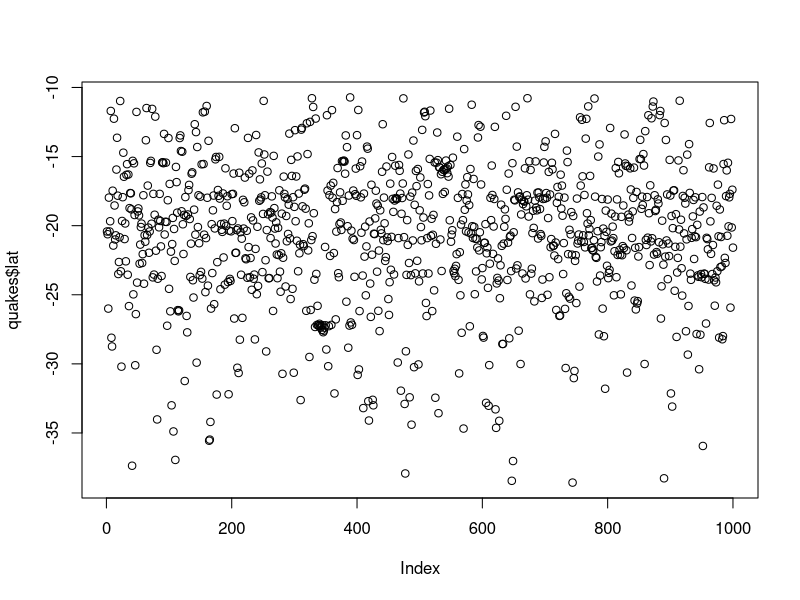
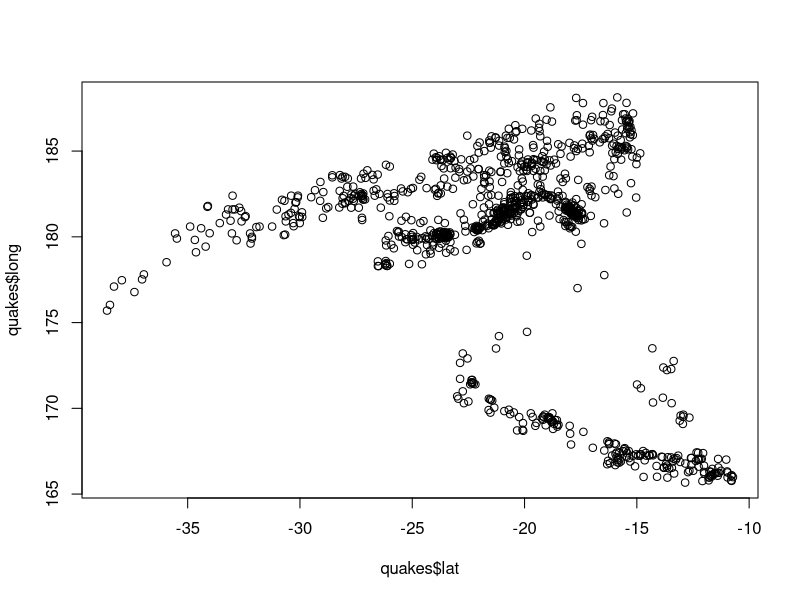
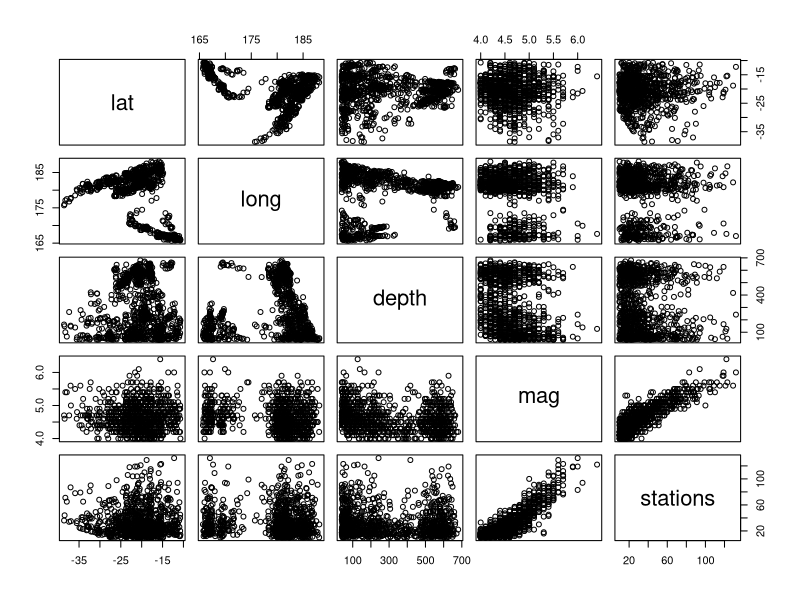
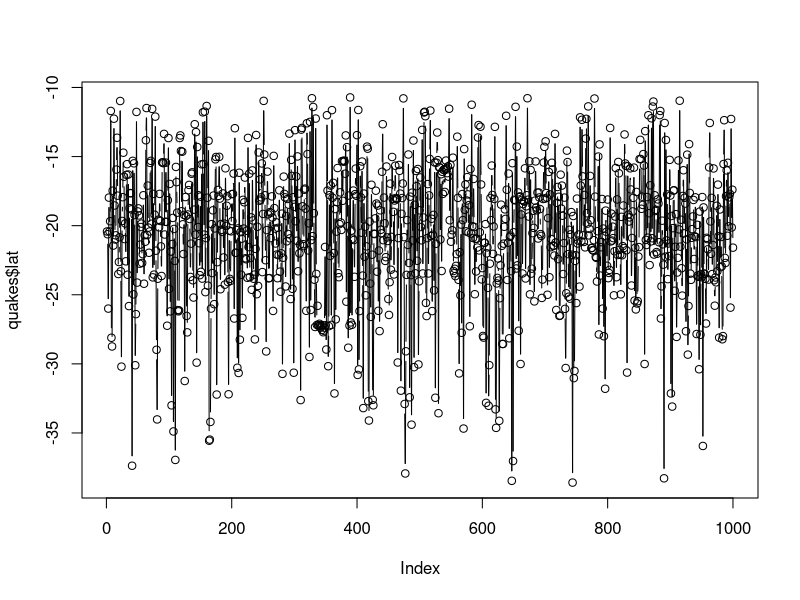
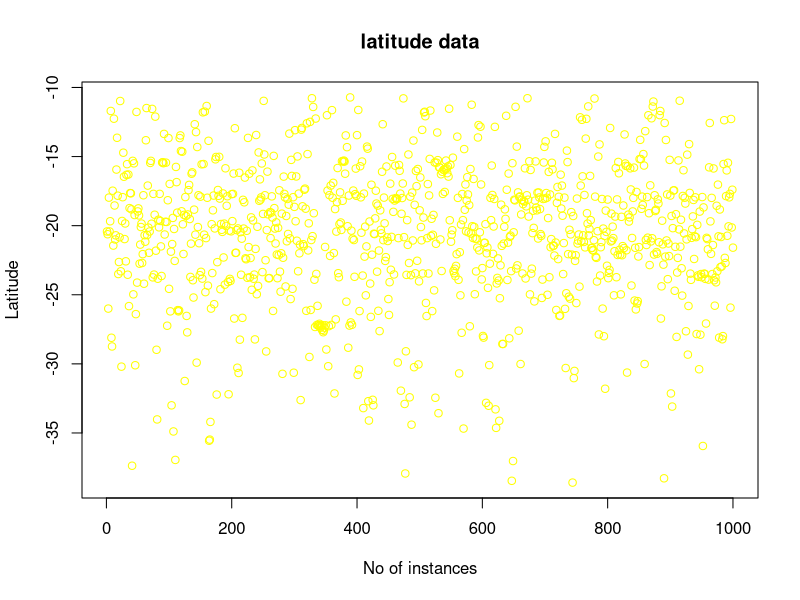
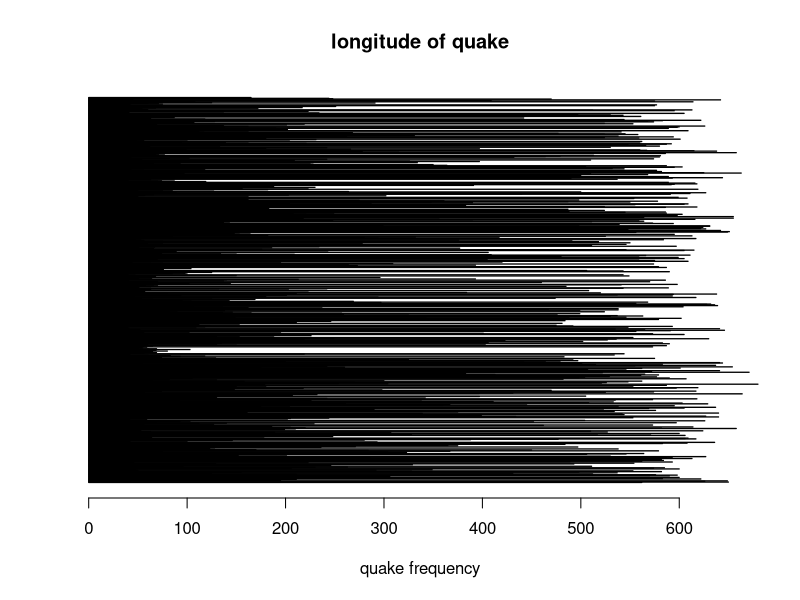
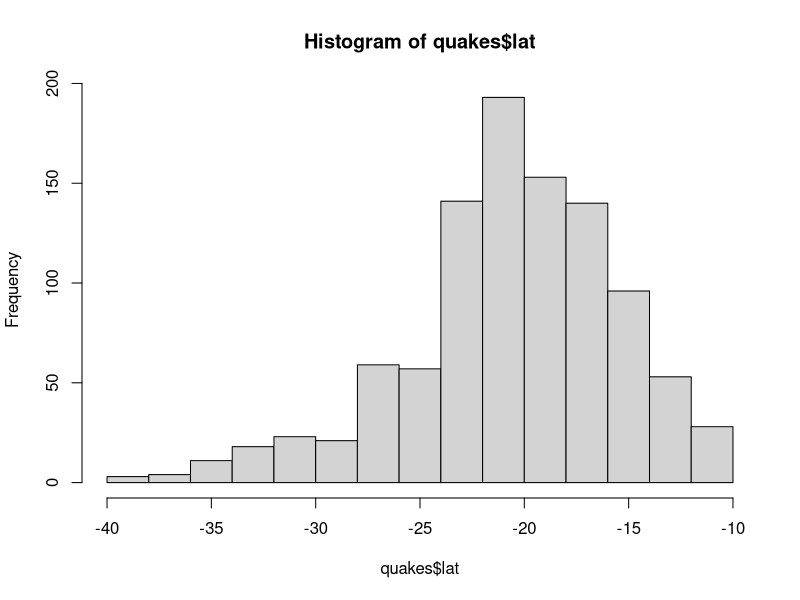
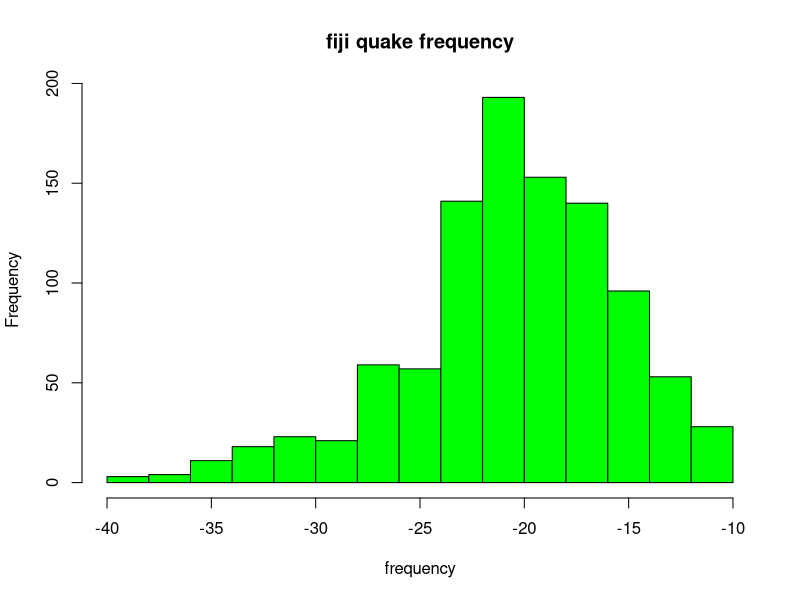

Recreate these plots in R, in order. (Note: this script raises an error after producing the figures.)
quakes<-datasets::quakes

#######Top 10 rows and last 10 rows#######
head(quakes,10)
tail(quakes,10)
quakes[,c(1,2)]

df<-quakes[,-5]
summary(quakes[1,])
quakes$lat

########Summary of the data#######
summary(quakes$long)
summary(quakes)
summary(quakes$depth)

#######Plot######
plot(quakes$lat)
plot(quakes$lat,quakes$long,type = "p")
plot(quakes)

#points and lines#
plot(quakes$lat,type = "b")
plot(quakes$lat,xlab = 'No of instances',
     ylab='Latitude',main ='latitude data',
     col = 'yellow')

# Horizontal bar plot
barplot(quakes$depth,main = 'longitude of quake',
        xlab = 'quake frequency', col= 'red',horiz = T,axes=T)

#Histogram
hist(quakes$lat)
hist(quakes$lat,
     main = 'fiji quake frequency',
     xlab = 'frequency', col='green')
#box plot
boxplot(quakes$lat)
boxplot(quakes[,1:3],main='Multiple')

mean(Points)
